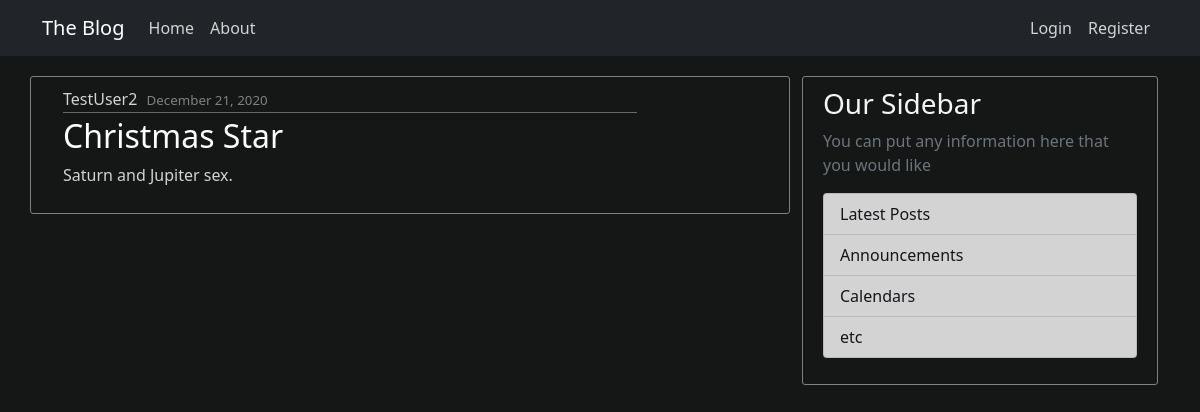
Screenshot of /post/7/ with the database file from the repository.
### blog/models.py (models this page shows, shortened)
class Post(models.Model):
    title = models.CharField(max_length=100)
    content = models.TextField()
    date_posted = models.DateTimeField(default=timezone.now)
    author = models.ForeignKey(User, on_delete=models.CASCADE)  # on_delete here deletes all posts of user too
    class Meta:
        ordering = ['-date_posted']

### blog/views.py (the view)
# urls.py: path('post/<pk>/', PostDetailView.as_view(), name="post-detail"),
class PostDetailView(DetailView):
    model = Post

### blog/templates/blog/post_detail.html (shortened to what this page needs)
{% extends 'blog/base.html' %}
{% block content %}
    <article class="media content-section row">
        <div class="media-body col-md-10">
            <div class="article-metadata">
                <a class="mr-2" href="#">{{ object.author }}</a>
                <span class="small">{{ object.date_posted|date:"F j, Y" }}</span>
            </div>
            <h2 class="article-title">{{ object.title }}</h2>
            <p class="article-content">{{ object.content }}</p>
        </div>
    </article>
{% endblock %}

### blog/static/blog/main.css (style rules this page uses)
body { background: #151616; color: lightgrey; }
h1, h2, h3, h4, h5, h6 { color: whitesmoke; }
.content-section { background: #151616; padding: 10px 20px; border: 1px solid grey; border-radius: 3px; margin-bottom: 20px; }
.article-title { color: white; text-decoration: none; }
.article-metadata { padding-bottom: 1px; margin-bottom: 4px; border-bottom: 1px solid dimgrey; }
.mr-2 { color: lightgrey; text-decoration: none; }
.small { font-size: smaller; color: grey; padding-left: 5px; }

### rows the page displays
Post: author "TestUser2", date_posted "December 21, 2020", title "Christmas Star", content "Saturn and Jupiter sex."
